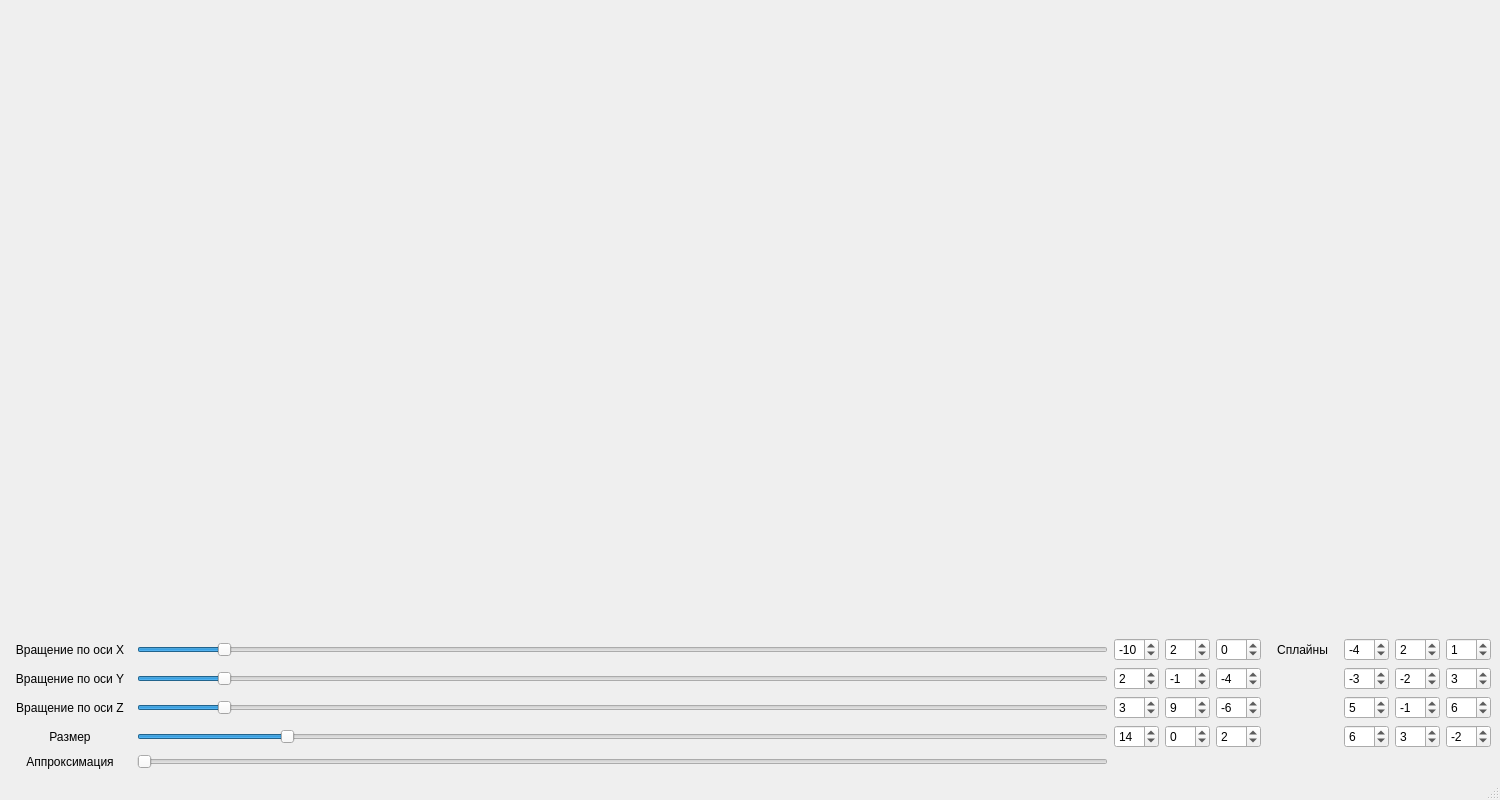
<?xml version="1.0" encoding="UTF-8"?>
<ui version="4.0">
 <class>MainWindow</class>
 <widget class="QMainWindow" name="MainWindow">
  <property name="geometry">
   <rect>
    <x>0</x>
    <y>0</y>
    <width>1500</width>
    <height>800</height>
   </rect>
  </property>
  <property name="windowTitle">
   <string>MainWindow</string>
  </property>
  <widget class="QWidget" name="centralwidget">
   <layout class="QGridLayout" name="gridLayout">
    <item row="0" column="0">
     <widget class="MyOpenGLWidget" name="widget" native="true"/>
    </item>
    <item row="1" column="0">
     <layout class="QGridLayout" name="gridLayout_2">
      <item row="1" column="2">
       <widget class="QSpinBox" name="xa2">
        <property name="minimum">
         <number>-16</number>
        </property>
        <property name="maximum">
         <number>16</number>
        </property>
        <property name="value">
         <number>2</number>
        </property>
       </widget>
      </item>
      <item row="3" column="4">
       <widget class="QSpinBox" name="za4">
        <property name="minimum">
         <number>-16</number>
        </property>
        <property name="maximum">
         <number>16</number>
        </property>
        <property name="value">
         <number>2</number>
        </property>
       </widget>
      </item>
      <item row="1" column="8">
       <widget class="QSpinBox" name="zb2">
        <property name="minimum">
         <number>-16</number>
        </property>
        <property name="maximum">
         <number>16</number>
        </property>
        <property name="value">
         <number>3</number>
        </property>
       </widget>
      </item>
      <item row="3" column="0">
       <widget class="QLabel" name="label_4">
        <property name="text">
         <string>  Размер  </string>
        </property>
        <property name="alignment">
         <set>Qt::AlignCenter</set>
        </property>
       </widget>
      </item>
      <item row="0" column="4">
       <widget class="QSpinBox" name="za1">
        <property name="minimum">
         <number>-16</number>
        </property>
        <property name="maximum">
         <number>16</number>
        </property>
        <property name="value">
         <number>0</number>
        </property>
       </widget>
      </item>
      <item row="3" column="3">
       <widget class="QSpinBox" name="ya4">
        <property name="minimum">
         <number>-16</number>
        </property>
        <property name="maximum">
         <number>16</number>
        </property>
        <property name="value">
         <number>0</number>
        </property>
       </widget>
      </item>
      <item row="1" column="3">
       <widget class="QSpinBox" name="ya2">
        <property name="minimum">
         <number>-16</number>
        </property>
        <property name="maximum">
         <number>16</number>
        </property>
        <property name="value">
         <number>-1</number>
        </property>
       </widget>
      </item>
      <item row="1" column="4">
       <widget class="QSpinBox" name="za2">
        <property name="minimum">
         <number>-16</number>
        </property>
        <property name="maximum">
         <number>16</number>
        </property>
        <property name="value">
         <number>-4</number>
        </property>
       </widget>
      </item>
      <item row="3" column="6">
       <widget class="QSpinBox" name="xb4">
        <property name="minimum">
         <number>-16</number>
        </property>
        <property name="maximum">
         <number>16</number>
        </property>
        <property name="value">
         <number>6</number>
        </property>
       </widget>
      </item>
      <item row="1" column="7">
       <widget class="QSpinBox" name="yb2">
        <property name="minimum">
         <number>-16</number>
        </property>
        <property name="maximum">
         <number>16</number>
        </property>
        <property name="value">
         <number>-2</number>
        </property>
       </widget>
      </item>
      <item row="2" column="4">
       <widget class="QSpinBox" name="za3">
        <property name="minimum">
         <number>-16</number>
        </property>
        <property name="maximum">
         <number>16</number>
        </property>
        <property name="value">
         <number>-6</number>
        </property>
       </widget>
      </item>
      <item row="0" column="5">
       <widget class="QLabel" name="label_6">
        <property name="text">
         <string>   Сплайны   </string>
        </property>
        <property name="alignment">
         <set>Qt::AlignCenter</set>
        </property>
       </widget>
      </item>
      <item row="0" column="7">
       <widget class="QSpinBox" name="yb1">
        <property name="minimum">
         <number>-16</number>
        </property>
        <property name="maximum">
         <number>16</number>
        </property>
        <property name="value">
         <number>2</number>
        </property>
       </widget>
      </item>
      <item row="2" column="7">
       <widget class="QSpinBox" name="yb3">
        <property name="minimum">
         <number>-16</number>
        </property>
        <property name="maximum">
         <number>16</number>
        </property>
        <property name="value">
         <number>-1</number>
        </property>
       </widget>
      </item>
      <item row="3" column="1">
       <widget class="QSlider" name="size">
        <property name="maximum">
         <number>200</number>
        </property>
        <property name="value">
         <number>30</number>
        </property>
        <property name="orientation">
         <enum>Qt::Horizontal</enum>
        </property>
       </widget>
      </item>
      <item row="2" column="1">
       <widget class="QSlider" name="z_rot">
        <property name="maximum">
         <number>360</number>
        </property>
        <property name="value">
         <number>30</number>
        </property>
        <property name="orientation">
         <enum>Qt::Horizontal</enum>
        </property>
       </widget>
      </item>
      <item row="0" column="8">
       <widget class="QSpinBox" name="zb1">
        <property name="minimum">
         <number>-16</number>
        </property>
        <property name="maximum">
         <number>16</number>
        </property>
        <property name="value">
         <number>1</number>
        </property>
       </widget>
      </item>
      <item row="3" column="8">
       <widget class="QSpinBox" name="zb4">
        <property name="minimum">
         <number>-16</number>
        </property>
        <property name="maximum">
         <number>16</number>
        </property>
        <property name="value">
         <number>-2</number>
        </property>
       </widget>
      </item>
      <item row="0" column="2">
       <widget class="QSpinBox" name="xa1">
        <property name="minimum">
         <number>-16</number>
        </property>
        <property name="maximum">
         <number>16</number>
        </property>
        <property name="value">
         <number>-10</number>
        </property>
       </widget>
      </item>
      <item row="1" column="0">
       <widget class="QLabel" name="label_2">
        <property name="text">
         <string>  Вращение по оси Y  </string>
        </property>
        <property name="alignment">
         <set>Qt::AlignCenter</set>
        </property>
       </widget>
      </item>
      <item row="1" column="1">
       <widget class="QSlider" name="y_rot">
        <property name="maximum">
         <number>360</number>
        </property>
        <property name="value">
         <number>30</number>
        </property>
        <property name="orientation">
         <enum>Qt::Horizontal</enum>
        </property>
       </widget>
      </item>
      <item row="2" column="0">
       <widget class="QLabel" name="label_3">
        <property name="text">
         <string>  Вращение по оси Z  </string>
        </property>
        <property name="alignment">
         <set>Qt::AlignCenter</set>
        </property>
       </widget>
      </item>
      <item row="0" column="3">
       <widget class="QSpinBox" name="ya1">
        <property name="minimum">
         <number>-16</number>
        </property>
        <property name="maximum">
         <number>16</number>
        </property>
        <property name="value">
         <number>2</number>
        </property>
       </widget>
      </item>
      <item row="0" column="6">
       <widget class="QSpinBox" name="xb1">
        <property name="minimum">
         <number>-16</number>
        </property>
        <property name="maximum">
         <number>16</number>
        </property>
        <property name="value">
         <number>-4</number>
        </property>
       </widget>
      </item>
      <item row="2" column="8">
       <widget class="QSpinBox" name="zb3">
        <property name="minimum">
         <number>-16</number>
        </property>
        <property name="maximum">
         <number>16</number>
        </property>
        <property name="value">
         <number>6</number>
        </property>
       </widget>
      </item>
      <item row="3" column="2">
       <widget class="QSpinBox" name="xa4">
        <property name="minimum">
         <number>-16</number>
        </property>
        <property name="maximum">
         <number>16</number>
        </property>
        <property name="value">
         <number>14</number>
        </property>
       </widget>
      </item>
      <item row="3" column="7">
       <widget class="QSpinBox" name="yb4">
        <property name="minimum">
         <number>-16</number>
        </property>
        <property name="maximum">
         <number>16</number>
        </property>
        <property name="value">
         <number>3</number>
        </property>
       </widget>
      </item>
      <item row="2" column="6">
       <widget class="QSpinBox" name="xb3">
        <property name="minimum">
         <number>-16</number>
        </property>
        <property name="maximum">
         <number>16</number>
        </property>
        <property name="value">
         <number>5</number>
        </property>
       </widget>
      </item>
      <item row="2" column="3">
       <widget class="QSpinBox" name="ya3">
        <property name="minimum">
         <number>-16</number>
        </property>
        <property name="maximum">
         <number>16</number>
        </property>
        <property name="value">
         <number>9</number>
        </property>
       </widget>
      </item>
      <item row="4" column="1">
       <widget class="QSlider" name="apro">
        <property name="minimum">
         <number>10</number>
        </property>
        <property name="orientation">
         <enum>Qt::Horizontal</enum>
        </property>
       </widget>
      </item>
      <item row="0" column="0">
       <widget class="QLabel" name="label">
        <property name="text">
         <string>  Вращение по оси X  </string>
        </property>
        <property name="alignment">
         <set>Qt::AlignCenter</set>
        </property>
       </widget>
      </item>
      <item row="0" column="1">
       <widget class="QSlider" name="x_rot">
        <property name="maximum">
         <number>360</number>
        </property>
        <property name="value">
         <number>30</number>
        </property>
        <property name="orientation">
         <enum>Qt::Horizontal</enum>
        </property>
       </widget>
      </item>
      <item row="2" column="2">
       <widget class="QSpinBox" name="xa3">
        <property name="minimum">
         <number>-16</number>
        </property>
        <property name="maximum">
         <number>16</number>
        </property>
        <property name="value">
         <number>3</number>
        </property>
       </widget>
      </item>
      <item row="1" column="6">
       <widget class="QSpinBox" name="xb2">
        <property name="minimum">
         <number>-16</number>
        </property>
        <property name="maximum">
         <number>16</number>
        </property>
        <property name="value">
         <number>-3</number>
        </property>
       </widget>
      </item>
      <item row="4" column="0">
       <widget class="QLabel" name="label_5">
        <property name="text">
         <string>  Аппроксимация  </string>
        </property>
        <property name="alignment">
         <set>Qt::AlignCenter</set>
        </property>
       </widget>
      </item>
     </layout>
    </item>
   </layout>
  </widget>
  <widget class="QMenuBar" name="menubar">
   <property name="geometry">
    <rect>
     <x>0</x>
     <y>0</y>
     <width>1500</width>
     <height>22</height>
    </rect>
   </property>
  </widget>
  <widget class="QStatusBar" name="statusbar"/>
 </widget>
 <customwidgets>
  <customwidget>
   <class>MyOpenGLWidget</class>
   <extends>QWidget</extends>
   <header>myopenglwidget.h</header>
   <container>1</container>
   <slots>
    <signal>xRotChanged(int)</signal>
    <signal>yRotChanged(int)</signal>
    <signal>zRotChanged(int)</signal>
    <signal>paramChanged(int)</signal>
    <slot>setXRot(int)</slot>
    <slot>setYRot(int)</slot>
    <slot>setZRot(int)</slot>
    <slot>setParam(int)</slot>
    <slot>setApro(int)</slot>
    <slot>setxa1(int)</slot>
    <slot>setya1(int)</slot>
    <slot>setza1(int)</slot>
    <slot>setxa2(int)</slot>
    <slot>setya2(int)</slot>
    <slot>setza2(int)</slot>
    <slot>setxa3(int)</slot>
    <slot>setya3(int)</slot>
    <slot>setza3(int)</slot>
    <slot>setxa4(int)</slot>
    <slot>setya4(int)</slot>
    <slot>setza4(int)</slot>
    <slot>setxb1(int)</slot>
    <slot>setyb1(int)</slot>
    <slot>setzb1(int)</slot>
    <slot>setxb2(int)</slot>
    <slot>setyb2(int)</slot>
    <slot>setzb2(int)</slot>
    <slot>setxb3(int)</slot>
    <slot>setyb3(int)</slot>
    <slot>setzb3(int)</slot>
    <slot>setxb4(int)</slot>
    <slot>setyb4(int)</slot>
    <slot>setzb4(int)</slot>
   </slots>
  </customwidget>
 </customwidgets>
 <resources/>
 <connections>
  <connection>
   <sender>x_rot</sender>
   <signal>valueChanged(int)</signal>
   <receiver>widget</receiver>
   <slot>setXRot(int)</slot>
   <hints>
    <hint type="sourcelabel">
     <x>222</x>
     <y>462</y>
    </hint>
    <hint type="destinationlabel">
     <x>203</x>
     <y>396</y>
    </hint>
   </hints>
  </connection>
  <connection>
   <sender>y_rot</sender>
   <signal>valueChanged(int)</signal>
   <receiver>widget</receiver>
   <slot>setYRot(int)</slot>
   <hints>
    <hint type="sourcelabel">
     <x>340</x>
     <y>527</y>
    </hint>
    <hint type="destinationlabel">
     <x>368</x>
     <y>396</y>
    </hint>
   </hints>
  </connection>
  <connection>
   <sender>z_rot</sender>
   <signal>valueChanged(int)</signal>
   <receiver>widget</receiver>
   <slot>setZRot(int)</slot>
   <hints>
    <hint type="sourcelabel">
     <x>404</x>
     <y>592</y>
    </hint>
    <hint type="destinationlabel">
     <x>495</x>
     <y>396</y>
    </hint>
   </hints>
  </connection>
  <connection>
   <sender>size</sender>
   <signal>valueChanged(int)</signal>
   <receiver>widget</receiver>
   <slot>setParam(int)</slot>
   <hints>
    <hint type="sourcelabel">
     <x>623</x>
     <y>657</y>
    </hint>
    <hint type="destinationlabel">
     <x>655</x>
     <y>396</y>
    </hint>
   </hints>
  </connection>
  <connection>
   <sender>apro</sender>
   <signal>valueChanged(int)</signal>
   <receiver>widget</receiver>
   <slot>setApro(int)</slot>
   <hints>
    <hint type="sourcelabel">
     <x>337</x>
     <y>722</y>
    </hint>
    <hint type="destinationlabel">
     <x>814</x>
     <y>396</y>
    </hint>
   </hints>
  </connection>
  <connection>
   <sender>xa1</sender>
   <signal>valueChanged(int)</signal>
   <receiver>widget</receiver>
   <slot>setxa1(int)</slot>
   <hints>
    <hint type="sourcelabel">
     <x>1019</x>
     <y>449</y>
    </hint>
    <hint type="destinationlabel">
     <x>1019</x>
     <y>376</y>
    </hint>
   </hints>
  </connection>
  <connection>
   <sender>ya1</sender>
   <signal>valueChanged(int)</signal>
   <receiver>widget</receiver>
   <slot>setya1(int)</slot>
   <hints>
    <hint type="sourcelabel">
     <x>1063</x>
     <y>446</y>
    </hint>
    <hint type="destinationlabel">
     <x>1073</x>
     <y>393</y>
    </hint>
   </hints>
  </connection>
  <connection>
   <sender>xa2</sender>
   <signal>valueChanged(int)</signal>
   <receiver>widget</receiver>
   <slot>setxa2(int)</slot>
   <hints>
    <hint type="sourcelabel">
     <x>1023</x>
     <y>515</y>
    </hint>
    <hint type="destinationlabel">
     <x>927</x>
     <y>382</y>
    </hint>
   </hints>
  </connection>
  <connection>
   <sender>ya2</sender>
   <signal>valueChanged(int)</signal>
   <receiver>widget</receiver>
   <slot>setya2(int)</slot>
   <hints>
    <hint type="sourcelabel">
     <x>1073</x>
     <y>521</y>
    </hint>
    <hint type="destinationlabel">
     <x>1089</x>
     <y>391</y>
    </hint>
   </hints>
  </connection>
  <connection>
   <sender>za1</sender>
   <signal>valueChanged(int)</signal>
   <receiver>widget</receiver>
   <slot>setza1(int)</slot>
   <hints>
    <hint type="sourcelabel">
     <x>1113</x>
     <y>451</y>
    </hint>
    <hint type="destinationlabel">
     <x>1140</x>
     <y>364</y>
    </hint>
   </hints>
  </connection>
  <connection>
   <sender>za2</sender>
   <signal>valueChanged(int)</signal>
   <receiver>widget</receiver>
   <slot>setza2(int)</slot>
   <hints>
    <hint type="sourcelabel">
     <x>1109</x>
     <y>515</y>
    </hint>
    <hint type="destinationlabel">
     <x>1165</x>
     <y>380</y>
    </hint>
   </hints>
  </connection>
  <connection>
   <sender>xb1</sender>
   <signal>valueChanged(int)</signal>
   <receiver>widget</receiver>
   <slot>setxb1(int)</slot>
   <hints>
    <hint type="sourcelabel">
     <x>1363</x>
     <y>444</y>
    </hint>
    <hint type="destinationlabel">
     <x>1255</x>
     <y>343</y>
    </hint>
   </hints>
  </connection>
  <connection>
   <sender>xb2</sender>
   <signal>valueChanged(int)</signal>
   <receiver>widget</receiver>
   <slot>setxb2(int)</slot>
   <hints>
    <hint type="sourcelabel">
     <x>1368</x>
     <y>516</y>
    </hint>
    <hint type="destinationlabel">
     <x>1265</x>
     <y>389</y>
    </hint>
   </hints>
  </connection>
  <connection>
   <sender>yb1</sender>
   <signal>valueChanged(int)</signal>
   <receiver>widget</receiver>
   <slot>setyb1(int)</slot>
   <hints>
    <hint type="sourcelabel">
     <x>1413</x>
     <y>453</y>
    </hint>
    <hint type="destinationlabel">
     <x>1330</x>
     <y>368</y>
    </hint>
   </hints>
  </connection>
  <connection>
   <sender>yb2</sender>
   <signal>valueChanged(int)</signal>
   <receiver>widget</receiver>
   <slot>setyb2(int)</slot>
   <hints>
    <hint type="sourcelabel">
     <x>1415</x>
     <y>508</y>
    </hint>
    <hint type="destinationlabel">
     <x>1339</x>
     <y>388</y>
    </hint>
   </hints>
  </connection>
  <connection>
   <sender>zb1</sender>
   <signal>valueChanged(int)</signal>
   <receiver>widget</receiver>
   <slot>setzb1(int)</slot>
   <hints>
    <hint type="sourcelabel">
     <x>1463</x>
     <y>446</y>
    </hint>
    <hint type="destinationlabel">
     <x>1421</x>
     <y>362</y>
    </hint>
   </hints>
  </connection>
  <connection>
   <sender>zb2</sender>
   <signal>valueChanged(int)</signal>
   <receiver>widget</receiver>
   <slot>setzb2(int)</slot>
   <hints>
    <hint type="sourcelabel">
     <x>1463</x>
     <y>511</y>
    </hint>
    <hint type="destinationlabel">
     <x>1443</x>
     <y>389</y>
    </hint>
   </hints>
  </connection>
  <connection>
   <sender>xb3</sender>
   <signal>valueChanged(int)</signal>
   <receiver>widget</receiver>
   <slot>setxb3(int)</slot>
   <hints>
    <hint type="sourcelabel">
     <x>1371</x>
     <y>586</y>
    </hint>
    <hint type="destinationlabel">
     <x>1358</x>
     <y>370</y>
    </hint>
   </hints>
  </connection>
  <connection>
   <sender>xb4</sender>
   <signal>valueChanged(int)</signal>
   <receiver>widget</receiver>
   <slot>setxb4(int)</slot>
   <hints>
    <hint type="sourcelabel">
     <x>1376</x>
     <y>645</y>
    </hint>
    <hint type="destinationlabel">
     <x>1368</x>
     <y>369</y>
    </hint>
   </hints>
  </connection>
  <connection>
   <sender>yb3</sender>
   <signal>valueChanged(int)</signal>
   <receiver>widget</receiver>
   <slot>setyb3(int)</slot>
   <hints>
    <hint type="sourcelabel">
     <x>1420</x>
     <y>575</y>
    </hint>
    <hint type="destinationlabel">
     <x>1391</x>
     <y>348</y>
    </hint>
   </hints>
  </connection>
  <connection>
   <sender>yb4</sender>
   <signal>valueChanged(int)</signal>
   <receiver>widget</receiver>
   <slot>setyb4(int)</slot>
   <hints>
    <hint type="sourcelabel">
     <x>1417</x>
     <y>651</y>
    </hint>
    <hint type="destinationlabel">
     <x>1405</x>
     <y>331</y>
    </hint>
   </hints>
  </connection>
  <connection>
   <sender>zb3</sender>
   <signal>valueChanged(int)</signal>
   <receiver>widget</receiver>
   <slot>setzb3(int)</slot>
   <hints>
    <hint type="sourcelabel">
     <x>1469</x>
     <y>577</y>
    </hint>
    <hint type="destinationlabel">
     <x>1461</x>
     <y>362</y>
    </hint>
   </hints>
  </connection>
  <connection>
   <sender>zb4</sender>
   <signal>valueChanged(int)</signal>
   <receiver>widget</receiver>
   <slot>setzb4(int)</slot>
   <hints>
    <hint type="sourcelabel">
     <x>1467</x>
     <y>642</y>
    </hint>
    <hint type="destinationlabel">
     <x>1478</x>
     <y>365</y>
    </hint>
   </hints>
  </connection>
  <connection>
   <sender>xa3</sender>
   <signal>valueChanged(int)</signal>
   <receiver>widget</receiver>
   <slot>setxa3(int)</slot>
   <hints>
    <hint type="sourcelabel">
     <x>1021</x>
     <y>572</y>
    </hint>
    <hint type="destinationlabel">
     <x>945</x>
     <y>358</y>
    </hint>
   </hints>
  </connection>
  <connection>
   <sender>xa4</sender>
   <signal>valueChanged(int)</signal>
   <receiver>widget</receiver>
   <slot>setxa4(int)</slot>
   <hints>
    <hint type="sourcelabel">
     <x>1033</x>
     <y>656</y>
    </hint>
    <hint type="destinationlabel">
     <x>958</x>
     <y>367</y>
    </hint>
   </hints>
  </connection>
  <connection>
   <sender>ya3</sender>
   <signal>valueChanged(int)</signal>
   <receiver>widget</receiver>
   <slot>setya3(int)</slot>
   <hints>
    <hint type="sourcelabel">
     <x>1072</x>
     <y>585</y>
    </hint>
    <hint type="destinationlabel">
     <x>1035</x>
     <y>337</y>
    </hint>
   </hints>
  </connection>
  <connection>
   <sender>za3</sender>
   <signal>valueChanged(int)</signal>
   <receiver>widget</receiver>
   <slot>setza3(int)</slot>
   <hints>
    <hint type="sourcelabel">
     <x>1127</x>
     <y>573</y>
    </hint>
    <hint type="destinationlabel">
     <x>1118</x>
     <y>377</y>
    </hint>
   </hints>
  </connection>
  <connection>
   <sender>ya4</sender>
   <signal>valueChanged(int)</signal>
   <receiver>widget</receiver>
   <slot>setya4(int)</slot>
   <hints>
    <hint type="sourcelabel">
     <x>1070</x>
     <y>642</y>
    </hint>
    <hint type="destinationlabel">
     <x>992</x>
     <y>355</y>
    </hint>
   </hints>
  </connection>
  <connection>
   <sender>za4</sender>
   <signal>valueChanged(int)</signal>
   <receiver>widget</receiver>
   <slot>setza4(int)</slot>
   <hints>
    <hint type="sourcelabel">
     <x>1133</x>
     <y>649</y>
    </hint>
    <hint type="destinationlabel">
     <x>1183</x>
     <y>376</y>
    </hint>
   </hints>
  </connection>
 </connections>
</ui>
